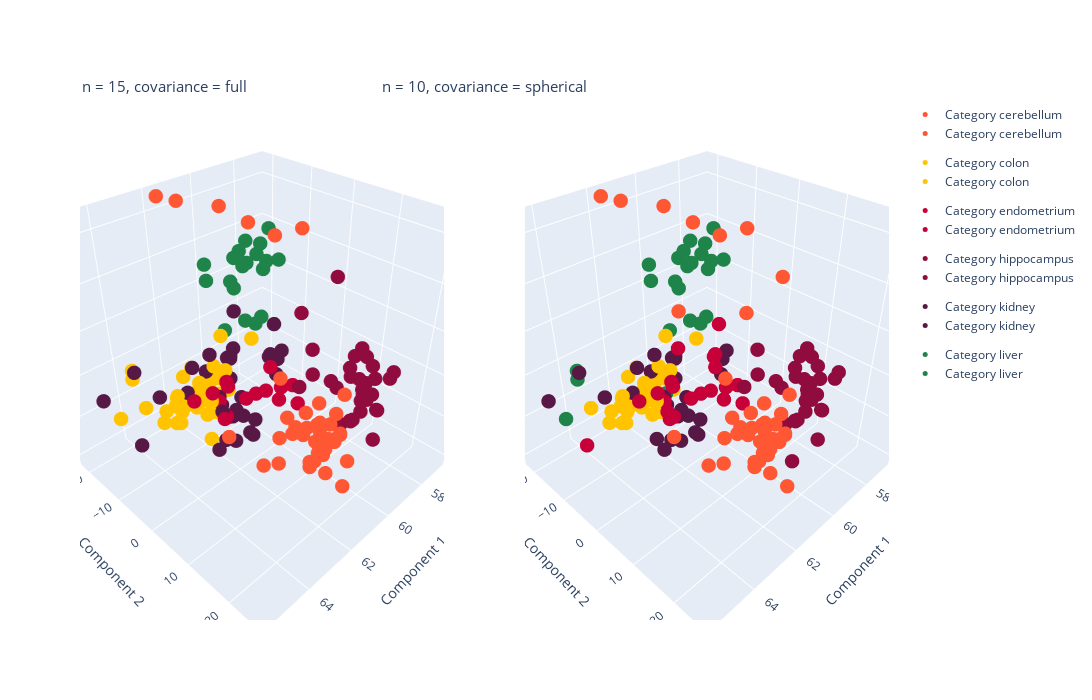

The cell this chart's notebook holds for it:
### Markdown cell above
By looking at the plots, it can be appreciated some differences, and, based on the fact that class numbers have nothing to do with the gaussian labels inasmuch as the second ones were assigned during the fitting process without having actual labels information. Thus, a check cluster task is performed to visualize the most frequent actual label in each gaussian cluster

### Code cell
# Declaring svd instance to use for plotting
svd_plot = TruncatedSVD(n_components=3, random_state=23)

# Creating the X_plot dataset
X_plot = svd_plot.fit_transform(X_sc)

# Plotting with Plotly
colors = ["#FF5733", "#FFC300", "#C70039", "#900C3F", "#581845", "#1E8449", "#3498DB",
          "#FF33FF", "#33FFCC", "#FF6666", "#99CC99", "#3399FF", "#FF9933", "#CC33FF", "#66CCCC"]

fig = make_subplots(rows=1, cols=2, specs=[[{'type': 'scatter3d'}, {'type': 'scatter3d'}]])

bases = pd.DataFrame()

for j in range(2):
    model = gaussian_models[j]
    X_plot_gauss = np.c_[X_plot, gaussian_labels[j]]
    
    # Creating a dataframe with gaussian clusters and actual labels
    base_information = {'gaussian_labels': gaussian_labels[j],
                        'actual_labels': y_label,
                        'label_name': y.to_numpy().ravel()}
    
    data_clusters = pd.DataFrame(base_information)
    
    # querying dataframe to verify most frequent label name per gaussian label
    gaussian_dict = data_clusters.groupby('gaussian_labels').agg({'label_name': lambda x: x.mode().iloc[0]}).to_dict()['label_name']
    data_clusters['predicted_label_name'] = data_clusters['gaussian_labels'].map(gaussian_dict) # predictions
    data_clusters['n_components'] = model.n_components
    data_clusters['covariance_type'] = model.covariance_type
    n_unique_predicted = len(np.unique(data_clusters['predicted_label_name']))

    # store in big dataframe
    bases = pd.concat([bases, data_clusters], axis=0, ignore_index=True)
    
    # Create 3D scatter plot
    for col_index, category in enumerate(np.unique(data_clusters['predicted_label_name'])):
        category_indices = (data_clusters['predicted_label_name'] == category)
        scatter = go.Scatter3d(x=X_plot_gauss[category_indices, 0], y=X_plot_gauss[category_indices, 1], z=X_plot_gauss[category_indices, 2],
                            mode='markers', marker=dict(color=colors[col_index], 
                                                            colorscale='Viridis', size=5),
                           name=f'Category {category}',
                           legendgroup=f'Category {category}')

        fig.add_trace(scatter, row=1, col=j + 1)

titles = [f'n = {gaussian_models[0].n_components}, covariance = {gaussian_models[0].covariance_type}',
          f'n = {gaussian_models[1].n_components}, covariance = {gaussian_models[1].covariance_type}']

# Configure the layout of the plot
fig.update_layout(scene1=dict(xaxis_title='Component 1', yaxis_title='Component 2', zaxis_title='Component 3'),
                  scene2=dict(xaxis_title='Component 1', yaxis_title='Component 2', zaxis_title='Component 3'),
                  width=1500,
                  height=700,
                  annotations=[
                      dict(
                          showarrow=False,
                          text=titles[0],
                          xref='paper', yref='paper',
                          x=0, y=1.05,
                          font=dict(size=15)
                      ),
                      dict(
                          showarrow=False,
                          text=titles[1],
                          xref='paper', yref='paper',
                          x=0.5, y=1.05,
                          font=dict(size=15)
                      )
                  ])

fig.show()

### Figure 1 — Plotly figure (JSON) as saved in the notebook; plotly's stock layout.template omitted (floating-point values rounded to 4 significant figures)
{"data": [{"legendgroup": "Category cerebellum", "marker": {"color": "#FF5733", "colorscale": [[0, "#440154"], [0.1111, "#482878"], [0.2222, "#3e4989"], [0.3333, "#31688e"], [0.4444, "#26828e"], [0.5556, "#1f9e89"], [0.6667, "#35b779"], [0.7778, "#6ece58"], [0.8889, "#b5de2b"], [1, "#fde725"]], "size": 5}, "mode": "markers", "name": "Category cerebellum", "scene": "scene", "type": "scatter3d", "x": [63.07, 63.14, 62.89, 62.83, 62.21, 63.0, 62.68, 62.6, 61.74, 62.02, 62.37, 62.13, 63.33, 61.91, 62.83, 62.43, 62.91, 63.1, 61.69, 62.87, 60.9, 61.88, 62.51, 63.2, 62.59, 62.24, 62.27, 62.47, 59.0, 60.04, 61.18, 61.68, 59.93, 58.82, 63.17, 63.1, 61.23, 62.14, 61.68, 62.93, 61.09, 62.45], "y": [18.66, 17.28, 22.47, 23.12, 19.56, 19.89, 22.87, 18.75, 21.7, 18.35, 20.31, 22.26, 19.33, 22.36, 22.39, 21.65, 21.87, 24.93, 20.42, 23.09, 18.66, 20.25, 18.02, 23.17, 20.67, 22.3, 21.6, 12.44, -0.5274, -1.608, -19.6, -21.53, -16.04, -14.79, 4.183, 12.16, 13.83, 10.77, 8.568, 21.16, 21.17, 25.75], "z": [6.926, 8.344, 3.139, 2.897, 5.329, 5.787, 3.44, 5.017, 2.475, 8.232, 4.598, 2.465, 6.923, 3.333, 3.742, 3.659, 5.37, 1.216, 5.997, 3.204, 6.514, 4.182, 7.616, 3.041, 7.098, 3.49, 3.238, 11.54, 28.68, 28.8, 31.89, 33.04, 29.8, 24.69, -5.59, -7.258, -14.38, -11.95, -8.54, 0.1242, -7.519, -4.222]}, {"legendgroup": "Category colon", "marker": {"color": "#FFC300", "colorscale": [[0, "#440154"], [0.1111, "#482878"], [0.2222, "#3e4989"], [0.3333, "#31688e"], [0.4444, "#26828e"], [0.5556, "#1f9e89"], [0.6667, "#35b779"], [0.7778, "#6ece58"], [0.8889, "#b5de2b"], [1, "#fde725"]], "size": 5}, "mode": "markers", "name": "Category colon", "scene": "scene", "type": "scatter3d", "x": [60.65, 62.77, 60.9, 61.12, 62.05, 63.2, 63.04, 62.62, 64.51, 61.92, 63.05, 62.45, 63.92, 62.47, 62.8, 62.05, 62.59, 62.1, 63.55, 61.18, 62.26, 62.23, 61.87, 63.22, 59.78, 63.39, 63.51, 61.3, 62.17, 62.02, 63.17, 62.34, 61.18, 61.67, 62.51, 61.19, 65.07, 64.25, 64.0], "y": [-11.33, -10.75, -9.407, -9.981, -10.21, -9.435, -9.191, -8.69, -9.316, -7.105, -9.54, -9.242, -8.906, -9.83, -10.17, -7.31, -8.199, -6.996, -7.823, -9.297, -7.419, -6.417, -8.897, -9.015, -8.908, -8.811, -11.09, -10.78, -8.434, -9.805, -9.929, -8.694, -8.395, -8.622, -4.914, -9.897, -13.27, -14.83, -16.81], "z": [-8.511, -7.091, -10.06, -6.563, -9.772, -4.036, -7.857, -7.432, -2.487, -11.38, -8.872, -5.534, -8.304, 0.7712, -0.7424, -8.098, -8.447, -6.788, -9.01, 5.384, -11.13, -7.116, -4.945, -11.05, 0.919, -5.621, -8.187, -6.309, -6.29, -7.379, -4.999, -2.963, -3.112, -0.6372, -15.46, -10.46, -6.041, 0.4337, 0.6659]}, {"legendgroup": "Category endometrium", "marker": {"color": "#C70039", "colorscale": [[0, "#440154"], [0.1111, "#482878"], [0.2222, "#3e4989"], [0.3333, "#31688e"], [0.4444, "#26828e"], [0.5556, "#1f9e89"], [0.6667, "#35b779"], [0.7778, "#6ece58"], [0.8889, "#b5de2b"], [1, "#fde725"]], "size": 5}, "mode": "markers", "name": "Category endometrium", "scene": "scene", "type": "scatter3d", "x": [61.31, 62.35, 60.68, 62.14, 61.79, 61.96, 62.86, 61.42, 59.74, 60.17, 59.89, 59.22, 59.07, 60.22, 59.15], "y": [-6.965, -1.85, -5.581, -6.288, -6.658, -3.64, -7.006, -6.728, -1.457, -2.864, -3.109, 1.075, -1.156, -5.346, -3.88], "z": [-6.255, -8.196, -10.94, -4.895, -8.601, -10.13, -5.062, -4.497, -11.81, -8.698, -3.213, -13.1, -9.699, -10.96, -11.81]}, {"legendgroup": "Category hippocampus", "marker": {"color": "#900C3F", "colorscale": [[0, "#440154"], [0.1111, "#482878"], [0.2222, "#3e4989"], [0.3333, "#31688e"], [0.4444, "#26828e"], [0.5556, "#1f9e89"], [0.6667, "#35b779"], [0.7778, "#6ece58"], [0.8889, "#b5de2b"], [1, "#fde725"]], "size": 5}, "mode": "markers", "name": "Category hippocampus", "scene": "scene", "type": "scatter3d", "x": [61.53, 59.74, 58.55, 60.21, 60.53, 61.17, 58.95, 59.83, 59.08, 60.45, 60.44, 60.71, 59.78, 60.13, 60.57, 59.2, 59.34, 60.31, 58.2, 58.11, 58.98, 60.81, 60.47, 58.75, 59.34, 60.35, 58.33, 60.14, 59.72, 58.98, 59.67], "y": [11.95, 16.92, 5.89, 17.75, 7.173, 13.03, 13.96, 18.05, 13.11, 9.545, 20.2, 19.99, 21.08, 20.16, 23.81, 16.34, 18.38, 19.9, 17.79, 18.09, 18.63, 18.01, 13.96, 16.64, 16.56, 18.14, 12.89, 13.98, 14.74, 16.61, 14.9], "z": [6.194, 5.218, 19.84, -3.108, 17.34, 8.568, 8.434, 3.645, 6.474, 10.09, 4.454, 0.7312, 0.4932, 3.609, -2.001, 2.1, 0.9866, 1.191, 0.8442, 2.354, -4.174, -1.42, 5.303, 1.905, -0.08655, -2.173, 3.912, 2.635, 6.549, 5.754, 4.36]}, {"legendgroup": "Category kidney", "marker": {"color": "#581845", "colorscale": [[0, "#440154"], [0.1111, "#482878"], [0.2222, "#3e4989"], [0.3333, "#31688e"], [0.4444, "#26828e"], [0.5556, "#1f9e89"], [0.6667, "#35b779"], [0.7778, "#6ece58"], [0.8889, "#b5de2b"], [1, "#fde725"]], "size": 5}, "mode": "markers", "name": "Category kidney", "scene": "scene", "type": "scatter3d", "x": [61.19, 61.34, 60.77, 65.7, 62.75, 62.46, 64.55, 60.77, 61.77, 61.86, 61.73, 61.67, 62.61, 60.84, 63.89, 61.0, 59.19, 61.81, 60.88, 59.04, 61.44, 60.37, 61.65, 61.48, 58.73, 62.48, 60.84, 60.57, 62.03, 59.56, 59.46, 60.61, 62.08, 65.31, 61.89, 61.03, 58.56, 60.57], "y": [-5.5, -8.818, -9.301, -11.9, -9.582, -9.677, -11.2, -9.368, -7.545, -9.734, -8.247, -9.695, -9.719, -9.829, -9.69, -8.126, -5.076, -5.072, -5.306, -5.542, -5.085, -4.73, -3.165, -8.59, -6.051, -3.029, -2.802, -7.565, -9.173, -5.249, -5.403, -8.869, -4.071, -5.259, -3.497, -6.843, -9.095, -5.126], "z": [-12.39, -12.61, -1.071, 1.753, -4.756, 0.8156, 5.284, -1.774, -8.933, -2.062, -9.217, 1.726, -7.684, -1.658, -2.168, -5.763, -8.607, -18.63, -15.05, -4.964, -13.04, -17.68, -18.12, -9.622, -3.887, -17.36, -19.18, -12.19, -6.669, -2.605, -2.331, 10.16, -8.681, -6.323, -10.42, 3.084, 1.335, -21.19]}, {"legendgroup": "Category liver", "marker": {"color": "#1E8449", "colorscale": [[0, "#440154"], [0.1111, "#482878"], [0.2222, "#3e4989"], [0.3333, "#31688e"], [0.4444, "#26828e"], [0.5556, "#1f9e89"], [0.6667, "#35b779"], [0.7778, "#6ece58"], [0.8889, "#b5de2b"], [1, "#fde725"]], "size": 5}, "mode": "markers", "name": "Category liver", "scene": "scene", "type": "scatter3d", "x": [57.17, 58.17, 57.79, 58.39, 60.21, 58.66, 59.61, 60.19, 59.33, 59.05, 58.26, 58.6, 57.08, 58.7, 60.08, 57.27, 57.08, 60.08, 57.27, 58.7, 58.26, 58.37, 56.85, 58.28], "y": [-15.15, -16.15, -15.37, -13.63, -18.98, -13.86, -15.53, -14.13, -16.27, -14.7, -18.8, -20.33, -20.94, -19.84, -20.18, -19.08, -20.94, -20.18, -19.08, -19.84, -18.53, -19.09, -19.71, -20.69], "z": [12.3, 15.41, 13.19, 0.6313, 12.06, -0.6468, 11.98, 1.528, 9.294, 0.7883, 17.86, 13.7, 14.03, 14.09, 15.25, 8.436, 14.03, 15.25, 8.436, 14.09, 12.42, 11.6, 17.92, 14.59]}, {"legendgroup": "Category cerebellum", "marker": {"color": "#FF5733", "colorscale": [[0, "#440154"], [0.1111, "#482878"], [0.2222, "#3e4989"], [0.3333, "#31688e"], [0.4444, "#26828e"], [0.5556, "#1f9e89"], [0.6667, "#35b779"], [0.7778, "#6ece58"], [0.8889, "#b5de2b"], [1, "#fde725"]], "size": 5}, "mode": "markers", "name": "Category cerebellum", "scene": "scene2", "type": "scatter3d", "x": [58.55, 60.53, 63.07, 63.14, 62.89, 62.83, 62.21, 63.0, 62.68, 62.6, 61.74, 62.02, 62.37, 62.13, 63.33, 61.91, 62.83, 62.43, 62.91, 63.1, 61.69, 62.87, 60.9, 61.88, 62.51, 63.2, 62.59, 62.24, 62.27, 60.61, 62.47, 59.0, 60.04, 61.18, 61.68, 59.93, 58.82, 63.17, 63.1, 61.23, 62.14, 61.68, 62.93, 62.45], "y": [5.89, 7.173, 18.66, 17.28, 22.47, 23.12, 19.56, 19.89, 22.87, 18.75, 21.7, 18.35, 20.31, 22.26, 19.33, 22.36, 22.39, 21.65, 21.87, 24.93, 20.42, 23.09, 18.66, 20.25, 18.02, 23.17, 20.67, 22.3, 21.6, -8.869, 12.44, -0.5274, -1.608, -19.6, -21.53, -16.04, -14.79, 4.183, 12.16, 13.83, 10.77, 8.568, 21.16, 25.75], "z": [19.84, 17.34, 6.926, 8.344, 3.139, 2.897, 5.329, 5.787, 3.44, 5.017, 2.475, 8.232, 4.598, 2.465, 6.923, 3.333, 3.742, 3.659, 5.37, 1.216, 5.997, 3.204, 6.514, 4.182, 7.616, 3.041, 7.098, 3.49, 3.238, 10.16, 11.54, 28.68, 28.8, 31.89, 33.04, 29.8, 24.69, -5.59, -7.258, -14.38, -11.95, -8.54, 0.1242, -4.222]}, {"legendgroup": "Category colon", "marker": {"color": "#FFC300", "colorscale": [[0, "#440154"], [0.1111, "#482878"], [0.2222, "#3e4989"], [0.3333, "#31688e"], [0.4444, "#26828e"], [0.5556, "#1f9e89"], [0.6667, "#35b779"], [0.7778, "#6ece58"], [0.8889, "#b5de2b"], [1, "#fde725"]], "size": 5}, "mode": "markers", "name": "Category colon", "scene": "scene2", "type": "scatter3d", "x": [60.65, 62.77, 60.9, 61.12, 62.05, 63.2, 63.04, 62.62, 64.51, 61.92, 63.05, 62.45, 63.92, 62.47, 62.8, 62.05, 62.59, 62.1, 63.55, 61.18, 62.26, 62.23, 61.87, 63.22, 59.78, 63.39, 63.51, 61.3, 62.17, 62.02, 63.17, 62.34, 61.18, 61.67], "y": [-11.33, -10.75, -9.407, -9.981, -10.21, -9.435, -9.191, -8.69, -9.316, -7.105, -9.54, -9.242, -8.906, -9.83, -10.17, -7.31, -8.199, -6.996, -7.823, -9.297, -7.419, -6.417, -8.897, -9.015, -8.908, -8.811, -11.09, -10.78, -8.434, -9.805, -9.929, -8.694, -8.395, -8.622], "z": [-8.511, -7.091, -10.06, -6.563, -9.772, -4.036, -7.857, -7.432, -2.487, -11.38, -8.872, -5.534, -8.304, 0.7712, -0.7424, -8.098, -8.447, -6.788, -9.01, 5.384, -11.13, -7.116, -4.945, -11.05, 0.919, -5.621, -8.187, -6.309, -6.29, -7.379, -4.999, -2.963, -3.112, -0.6372]}, {"legendgroup": "Category endometrium", "marker": {"color": "#C70039", "colorscale": [[0, "#440154"], [0.1111, "#482878"], [0.2222, "#3e4989"], [0.3333, "#31688e"], [0.4444, "#26828e"], [0.5556, "#1f9e89"], [0.6667, "#35b779"], [0.7778, "#6ece58"], [0.8889, "#b5de2b"], [1, "#fde725"]], "size": 5}, "mode": "markers", "name": "Category endometrium", "scene": "scene2", "type": "scatter3d", "x": [59.56, 59.46, 62.08, 65.31, 61.89, 61.03, 58.56, 61.31, 62.35, 60.68, 62.14, 61.79, 61.96, 62.86, 61.42, 59.74, 60.17, 59.89, 59.22, 59.07, 60.22, 59.15], "y": [-5.249, -5.403, -4.071, -5.259, -3.497, -6.843, -9.095, -6.965, -1.85, -5.581, -6.288, -6.658, -3.64, -7.006, -6.728, -1.457, -2.864, -3.109, 1.075, -1.156, -5.346, -3.88], "z": [-2.605, -2.331, -8.681, -6.323, -10.42, 3.084, 1.335, -6.255, -8.196, -10.94, -4.895, -8.601, -10.13, -5.062, -4.497, -11.81, -8.698, -3.213, -13.1, -9.699, -10.96, -11.81]}, {"legendgroup": "Category hippocampus", "marker": {"color": "#900C3F", "colorscale": [[0, "#440154"], [0.1111, "#482878"], [0.2222, "#3e4989"], [0.3333, "#31688e"], [0.4444, "#26828e"], [0.5556, "#1f9e89"], [0.6667, "#35b779"], [0.7778, "#6ece58"], [0.8889, "#b5de2b"], [1, "#fde725"]], "size": 5}, "mode": "markers", "name": "Category hippocampus", "scene": "scene2", "type": "scatter3d", "x": [61.53, 59.74, 60.21, 61.17, 58.95, 59.83, 59.08, 60.45, 60.44, 60.71, 59.78, 60.13, 60.57, 59.2, 59.34, 60.31, 58.2, 58.11, 58.98, 60.81, 60.47, 58.75, 59.34, 60.35, 58.33, 60.14, 59.72, 58.98, 59.67, 61.09], "y": [11.95, 16.92, 17.75, 13.03, 13.96, 18.05, 13.11, 9.545, 20.2, 19.99, 21.08, 20.16, 23.81, 16.34, 18.38, 19.9, 17.79, 18.09, 18.63, 18.01, 13.96, 16.64, 16.56, 18.14, 12.89, 13.98, 14.74, 16.61, 14.9, 21.17], "z": [6.194, 5.218, -3.108, 8.568, 8.434, 3.645, 6.474, 10.09, 4.454, 0.7312, 0.4932, 3.609, -2.001, 2.1, 0.9866, 1.191, 0.8442, 2.354, -4.174, -1.42, 5.303, 1.905, -0.08655, -2.173, 3.912, 2.635, 6.549, 5.754, 4.36, -7.519]}, {"legendgroup": "Category kidney", "marker": {"color": "#581845", "colorscale": [[0, "#440154"], [0.1111, "#482878"], [0.2222, "#3e4989"], [0.3333, "#31688e"], [0.4444, "#26828e"], [0.5556, "#1f9e89"], [0.6667, "#35b779"], [0.7778, "#6ece58"], [0.8889, "#b5de2b"], [1, "#fde725"]], "size": 5}, "mode": "markers", "name": "Category kidney", "scene": "scene2", "type": "scatter3d", "x": [61.19, 61.34, 60.77, 65.7, 62.75, 62.46, 64.55, 60.77, 61.77, 61.86, 61.73, 61.67, 62.61, 60.84, 63.89, 61.0, 59.19, 61.81, 60.88, 59.04, 61.44, 60.37, 61.65, 61.48, 58.73, 62.48, 60.84, 60.57, 62.03, 60.57, 62.51], "y": [-5.5, -8.818, -9.301, -11.9, -9.582, -9.677, -11.2, -9.368, -7.545, -9.734, -8.247, -9.695, -9.719, -9.829, -9.69, -8.126, -5.076, -5.072, -5.306, -5.542, -5.085, -4.73, -3.165, -8.59, -6.051, -3.029, -2.802, -7.565, -9.173, -5.126, -4.914], "z": [-12.39, -12.61, -1.071, 1.753, -4.756, 0.8156, 5.284, -1.774, -8.933, -2.062, -9.217, 1.726, -7.684, -1.658, -2.168, -5.763, -8.607, -18.63, -15.05, -4.964, -13.04, -17.68, -18.12, -9.622, -3.887, -17.36, -19.18, -12.19, -6.669, -21.19, -15.46]}, {"legendgroup": "Category liver", "marker": {"color": "#1E8449", "colorscale": [[0, "#440154"], [0.1111, "#482878"], [0.2222, "#3e4989"], [0.3333, "#31688e"], [0.4444, "#26828e"], [0.5556, "#1f9e89"], [0.6667, "#35b779"], [0.7778, "#6ece58"], [0.8889, "#b5de2b"], [1, "#fde725"]], "size": 5}, "mode": "markers", "name": "Category liver", "scene": "scene2", "type": "scatter3d", "x": [57.17, 58.17, 57.79, 58.39, 60.21, 58.66, 59.61, 60.19, 59.33, 59.05, 58.26, 58.6, 57.08, 58.7, 60.08, 57.27, 57.08, 60.08, 57.27, 58.7, 58.26, 58.37, 56.85, 58.28, 61.19, 65.07, 64.25, 64.0], "y": [-15.15, -16.15, -15.37, -13.63, -18.98, -13.86, -15.53, -14.13, -16.27, -14.7, -18.8, -20.33, -20.94, -19.84, -20.18, -19.08, -20.94, -20.18, -19.08, -19.84, -18.53, -19.09, -19.71, -20.69, -9.897, -13.27, -14.83, -16.81], "z": [12.3, 15.41, 13.19, 0.6313, 12.06, -0.6468, 11.98, 1.528, 9.294, 0.7883, 17.86, 13.7, 14.03, 14.09, 15.25, 8.436, 14.03, 15.25, 8.436, 14.09, 12.42, 11.6, 17.92, 14.59, -10.46, -6.041, 0.4337, 0.6659]}], "layout": {"annotations": [{"font": {"size": 15}, "showarrow": false, "text": "n = 15, covariance = full", "x": 0, "xref": "paper", "y": 1.05, "yref": "paper"}, {"font": {"size": 15}, "showarrow": false, "text": "n = 10, covariance = spherical", "x": 0.5, "xref": "paper", "y": 1.05, "yref": "paper"}], "height": 700, "scene": {"domain": {"x": [0, 0.45], "y": [0, 1]}, "xaxis": {"title": {"text": "Component 1"}}, "yaxis": {"title": {"text": "Component 2"}}, "zaxis": {"title": {"text": "Component 3"}}}, "scene2": {"domain": {"x": [0.55, 1], "y": [0, 1]}, "xaxis": {"title": {"text": "Component 1"}}, "yaxis": {"title": {"text": "Component 2"}}, "zaxis": {"title": {"text": "Component 3"}}}, "width": 1500}}
